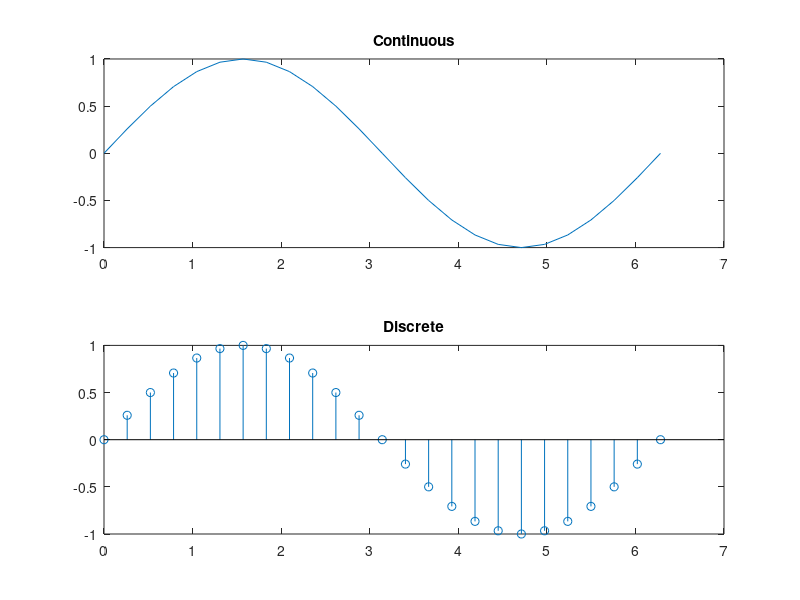

The MATLAB source for this figure:
%Lab 1 EE314L
%Plots various functions
t = linspace(0, 2*pi, 25);
y = sin(t);
subplot(2, 1, 1);
plot(t, y);
title('Continuous');
subplot(2, 1, 2);
stem(t, y);
title('Discrete');